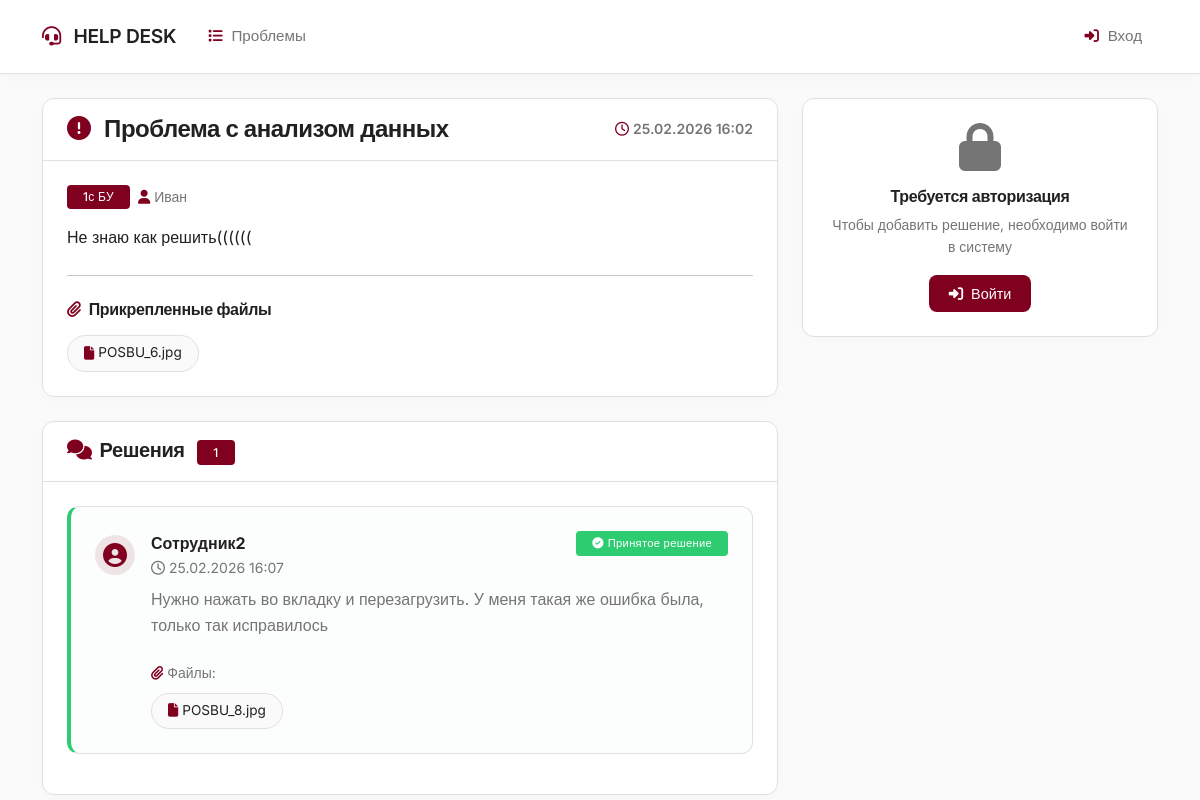
The app's page /problem/1/ with its own data.
### helpdesk/models.py (models this page shows, shortened)
class Problem(models.Model):
    title = models.CharField(max_length=200, verbose_name="Заголовок")
    description = models.TextField(
        validators=[MaxLengthValidator(300)],
        verbose_name="Описание проблемы"
    )
    direction = models.ForeignKey(
        Direction,
        on_delete=models.CASCADE,
        related_name='problems',
        verbose_name="Направление"
    )
    author = models.ForeignKey(
        User,
        on_delete=models.CASCADE,
        related_name='problems',
        verbose_name="Автор"
    )
    created_at = models.DateTimeField(auto_now_add=True)
    updated_at = models.DateTimeField(auto_now=True)
    class Meta:
        ordering = ['-created_at']

class Direction(models.Model):
    DIRECTIONS = [
        ('OS', 'Операционная система'),
        ('ZUP', '1с ЗиУП'),
        ('PU', '1с ПУ'),
        ('BU', '1с БУ'),
        ('TEL', 'Телефония'),
        ('VIDEO_PKS', 'Видеонаблюдение на ПКС'),
        ('VIDEO_PC', 'Видеонаблюдение общие проблемы с ПК'),
    ]
    name = models.CharField(max_length=20, choices=DIRECTIONS, unique=True)
    display_name = models.CharField(max_length=100, blank=True)
    class Meta:
        ordering = ['name']

class ProblemFile(models.Model):
    problem = models.ForeignKey(
        Problem,
        on_delete=models.CASCADE,
        related_name='files'
    )
    file = models.FileField(upload_to=problem_file_path)
    uploaded_at = models.DateTimeField(auto_now_add=True)
    def filename(self):
        return os.path.basename(self.file.name)

class Solution(models.Model):
    problem = models.ForeignKey(
        Problem,
        on_delete=models.CASCADE,
        related_name='solutions',
        verbose_name="Проблема"
    )
    description = models.TextField(
        validators=[MaxLengthValidator(800)],
        verbose_name="Описание решения"
    )
    author = models.ForeignKey(
        User,
        on_delete=models.CASCADE,
        related_name='solutions',
        verbose_name="Автор"
    )
    created_at = models.DateTimeField(auto_now_add=True)
    is_accepted = models.BooleanField(default=False, verbose_name="Принятое решение")
    class Meta:
        ordering = ['-is_accepted', '-created_at']

class SolutionFile(models.Model):
    solution = models.ForeignKey(
        Solution,
        on_delete=models.CASCADE,
        related_name='files'
    )
    file = models.FileField(upload_to=solution_file_path)
    uploaded_at = models.DateTimeField(auto_now_add=True)
    def filename(self):
        return os.path.basename(self.file.name)

### helpdesk/views.py (the view)
# urls.py: path('problem/<int:pk>/', views.problem_detail, name='problem_detail'),
def problem_detail(request, pk):
    problem = get_object_or_404(
        Problem.objects.prefetch_related(
            'files',
            'solutions__files',
            'solutions__author'
        ),
        pk=pk
    )
    if request.method == 'POST' and request.user.is_authenticated:
        form = SolutionForm(request.POST, request.FILES)
        if form.is_valid():
            solution = form.save(commit=False)
            solution.problem = problem
            solution.author = request.user
            solution.save()
            files = request.FILES.getlist('files')
            for file in files:
                SolutionFile.objects.create(solution=solution, file=file)
            messages.success(request, 'Решение успешно добавлено!')
            return redirect('problem_detail', pk=problem.pk)
    else:
        form = SolutionForm()
    return render(request, 'helpdesk/problem_detail.html', {
        'problem': problem,
        'form': form
    })

### templates/helpdesk/problem_detail.html (shortened to what this page needs)
{% extends 'helpdesk/base.html' %}
{% block content %}
<div class="row">
    <div class="col-md-8">
        <div class="card mb-4">
            <div class="card-header d-flex justify-content-between align-items-center">
                <h4 class="mb-0">
                    <i class="fas fa-exclamation-circle me-2 text-primary-custom"></i>
                    {{ problem.title }}
                </h4>
                <small class="text-muted">
                    <i class="far fa-clock me-1 text-primary-custom"></i>{{ problem.created_at|date:"d.m.Y H:i" }}
                </small>
            </div>
            <div class="card-body">
                <div class="d-flex align-items-center mb-3">
                    <span class="badge bg-primary-custom me-2">{{ problem.direction.display_name }}</span>
                    <small class="text-muted">
                        <i class="fas fa-user me-1 text-primary-custom"></i>{{ problem.author.username }}
                    </small>
                </div>
                <p class="card-text">{{ problem.description|linebreaks }}</p>
                {% if problem.files.all %}
                    <hr class="my-4">
                    <h6 class="mb-3">
                        <i class="fas fa-paperclip me-2 text-primary-custom"></i>Прикрепленные файлы
                    </h6>
                    <div class="d-flex flex-wrap gap-2">
                        {% for file in problem.files.all %}
                            <a href="{{ file.file.url }}" target="_blank" class="file-link">
                                <i class="fas fa-file me-1"></i>
                                {{ file.filename }}
                            </a>
                        {% endfor %}
                    </div>
                {% endif %}
            </div>
        </div>
        <div class="card">
            <div class="card-header">
                <h5 class="mb-0">
                    <i class="fas fa-comments me-2 text-primary-custom"></i>Решения
                    <span class="badge bg-primary-custom ms-2">{{ problem.solutions.count }}</span>
                </h5>
            </div>
            <div class="card-body">
                {% for solution in problem.solutions.all %}
                    <div class="solution-item {% if solution.is_accepted %}accepted-solution{% endif %}">
                        <div class="d-flex justify-content-between align-items-start mb-2">
                            <div class="d-flex align-items-center">
                                <div class="solution-avatar">
                                    <i class="fas fa-user-circle"></i>
                                </div>
                                <div>
                                    <strong>{{ solution.author.username }}</strong>
                                    <small class="text-muted d-block">
                                        <i class="far fa-clock me-1"></i>{{ solution.created_at|date:"d.m.Y H:i" }}
                                    </small>
                                </div>
                            </div>
                            {% if solution.is_accepted %}
                                <span class="badge bg-success">
                                    <i class="fas fa-check-circle me-1"></i>Принятое решение
                                </span>
                            {% endif %}
                        </div>
                        <div class="solution-content">
                            <p>{{ solution.description|linebreaks }}</p>
                            {% if solution.files.all %}
                                <div class="solution-files mt-3">
                                    <small class="text-muted d-block mb-2">
                                        <i class="fas fa-paperclip me-1 text-primary-custom"></i>Файлы:
                                    </small>
                                    <div class="d-flex flex-wrap gap-2">
                                        {% for file in solution.files.all %}
                                            <a href="{{ file.file.url }}" target="_blank" class="file-link">
                                                <i class="fas fa-file me-1"></i>
                                                {{ file.filename }}
                                            </a>
                                        {% endfor %}
                                    </div>
                                </div>
                            {% endif %}
                        </div>
                    </div>
                {% empty %}
                    <div class="text-center py-5">
                        <i class="fas fa-comment-slash fa-3x text-muted mb-3"></i>
                        <p class="text-muted mb-0">Пока нет решений</p>
                        <p class="text-muted small">Будьте первым, кто предложит решение!</p>
                    </div>
                {% endfor %}
            </div>
        </div>
    </div>
    <div class="col-md-4">
        {% if user.is_authenticated %}
            <div class="card sticky-form">
                <div class="card-header">
                    <h5 class="mb-0">
                        <i class="fas fa-plus-circle me-2 text-primary-custom"></i>Добавить решение
                    </h5>
                </div>
                <div class="card-body">
                    <form method="post" enctype="multipart/form-data" id="solutionForm">
                        {% csrf_token %}
                        <div class="mb-3">
                            <label class="form-label">
                                <i class="fas fa-align-left me-1 text-primary-custom"></i>Описание решения
                            </label>
                            {{ form.description }}
                            <div class="d-flex justify-content-between mt-1">
                                <small class="text-muted">Максимум 800 символов</small>
                                <small class="text-muted">
                                    <span id="charCount">0</span>/800
                                </small>
                            </div>
                            {% if form.description.errors %}
                                <div class="text-danger mt-1">
                                    <i class="fas fa-exclamation-triangle me-1"></i>{{ form.description.errors }}
                                </div>
                            {% endif %}
                        </div>
                        <div class="mb-3">
                            <label class="form-label">
                                <i class="fas fa-paperclip me-1 text-primary-custom"></i>Прикрепить файлы
                            </label>
                            <div class="file-upload-area" id="fileUploadArea">
                                <input type="file"
                                       name="files"
                                       id="fileInput"
                                       class="file-input"
                                       multiple
                                       accept=".jpg,.jpeg,.png,.gif,.bmp,.pdf,.doc,.docx,.txt">
                                <div class="file-upload-content">
                                    <i class="fas fa-cloud-upload-alt fa-2x mb-2" style="color: var(--primary);"></i>
                                    <p class="mb-0 small">Выберите файлы или перетащите их сюда</p>
                                </div>
                            </div>
                            <div class="file-list mt-2" id="fileList"></div>
                            <small class="text-muted">Можно выбрать несколько файлов (макс. 10МБ)</small>
                            {% if form.files.errors %}
                                <div class="text-danger mt-1">{{ form.files.errors }}</div>
                            {% endif %}
                        </div>
                        <button type="submit" class="btn btn-primary w-100">
                            <i class="fas fa-paper-plane me-2"></i>Отправить решение
                        </button>
                    </form>
                </div>
            </div>
        {% else %}
            <div class="card">
                <div class="card-body text-center py-4">
                    <i class="fas fa-lock fa-3x text-muted mb-3"></i>
                    <h6>Требуется авторизация</h6>
                    <p class="text-muted small mb-3">Чтобы добавить решение, необходимо войти в систему</p>
                    <a href="{% url 'login' %}" class="btn btn-primary">
                        <i class="fas fa-sign-in-alt me-2"></i>Войти
                    </a>
                </div>
            </div>
        {% endif %}
    </div>
</div>
{% endblock %}

### templates/helpdesk/base.html (style rules this page uses)
:root { --primary: #800020; --primary-dark: #4a0012; --primary-light: #a52a2a; --white: #ffffff; --gray-50: #fafafa; --gray-100: #f5f5f5; --gray-200: #eeeeee; --gray-300: #e0e0e0; --gray-400: #bdbdbd; --gray-500: #9e9e9e; --gray-600: #757575; --gray-700: #616161; --gray-800: #424242; --gray-900: #212121; --text-primary: #212121; --text-secondary: #757575; --border: #e0e0e0; }
* { margin: 0; padding: 0; box-sizing: border-box; font-family: 'Inter', sans-serif; }
body { background-color: var(--gray-50); color: var(--text-primary); min-height: 100vh; line-height: 1.6; }
.badge { padding: 0.3rem 0.8rem; border-radius: 4px; font-weight: 500; font-size: 0.7rem; letter-spacing: 0.3px; }
.badge.bg-primary-custom { background-color: var(--primary) !important; color: white !important; }
.badge.bg-success { background-color: #27ae60 !important; color: white !important; }
.card { background-color: var(--white); border: 1px solid var(--border); border-radius: 12px; transition: all 0.3s ease; box-shadow: 0 2px 10px rgba(0,0,0,0.02); }
.card-header { background-color: transparent; border-bottom: 1px solid var(--border); color: var(--text-primary); font-weight: 600; padding: 1rem 1.5rem; }
.card-body { padding: 1.5rem; color: var(--text-primary); }
.card-text { color: var(--text-secondary); font-size: 0.95rem; }
.btn { border-radius: 8px; padding: 0.5rem 1.2rem; font-weight: 500; font-size: 0.9rem; transition: all 0.2s ease; border: none; }
.btn-primary { background-color: var(--primary); color: white; }
a { color: var(--primary); text-decoration: none; transition: color 0.2s ease; }
h1, h2, h3, h4, h5, h6 { color: var(--text-primary); font-weight: 600; letter-spacing: -0.02em; }
.text-muted { color: var(--text-secondary) !important; }
.text-primary-custom { color: var(--primary) !important; }
.fade-in { animation: fadeIn 0.3s ease forwards; }

### templates/helpdesk/problem_detail.html (style rules this page uses)
:root { --primary: #800020; --primary-dark: #4a0012; --primary-light: #a52a2a; --white: #ffffff; --gray-50: #fafafa; --gray-100: #f5f5f5; --gray-200: #eeeeee; --gray-300: #e0e0e0; --gray-400: #bdbdbd; --gray-500: #9e9e9e; --gray-600: #757575; --gray-700: #616161; --gray-800: #424242; --gray-900: #212121; --border: #e0e0e0; --text-primary: #212121; --text-secondary: #757575; }
.file-link { display: inline-flex; align-items: center; padding: 0.4rem 1rem; background-color: var(--gray-50); border: 1px solid var(--border); border-radius: 20px; color: var(--text-primary); text-decoration: none; font-size: 0.85rem; transition: all 0.2s ease; }
.file-link i { color: var(--primary); }
.solution-item { padding: 1.5rem; border: 1px solid var(--border); border-radius: 12px; margin-bottom: 1rem; background-color: var(--white); transition: all 0.2s ease; }
.solution-item.accepted-solution { border-left: 4px solid #2ecc71; background-color: rgba(46, 204, 113, 0.02); }
.solution-avatar { width: 40px; height: 40px; border-radius: 50%; background-color: rgba(128, 0, 32, 0.1); display: flex; align-items: center; justify-content: center; margin-right: 1rem; color: var(--primary); font-size: 1.5rem; }
.solution-content { margin-left: 3.5rem; }
.solution-content p { color: var(--text-secondary); line-height: 1.6; margin-bottom: 0.5rem; }
.solution-files { padding-top: 0.5rem; }
.badge.bg-primary-custom { background-color: var(--primary); color: white; padding: 0.4rem 1rem; border-radius: 4px; font-weight: 500; font-size: 0.75rem; }
.badge.bg-success { background-color: #2ecc71 !important; color: white; padding: 0.4rem 1rem; border-radius: 4px; font-weight: 500; }
.btn-primary { background-color: var(--primary); border: none; }
.text-primary-custom { color: var(--primary) !important; }

### records on screen
Problem: title "Проблема с анализом данных", created_at "25.02.2026 16:02", direction.display_name "1с БУ", author.username "Иван", description "Не знаю как решить((((((", solutions.count "1"
ProblemFile: filename "POSBU_6.jpg"
Solution: author.username "Сотрудник2", created_at "25.02.2026 16:07", is_accepted True (drawn), description "Нужно нажать во вкладку и перезагрузить. У меня такая же ошибка была, только так исправилось"
SolutionFile: filename "POSBU_8.jpg"
